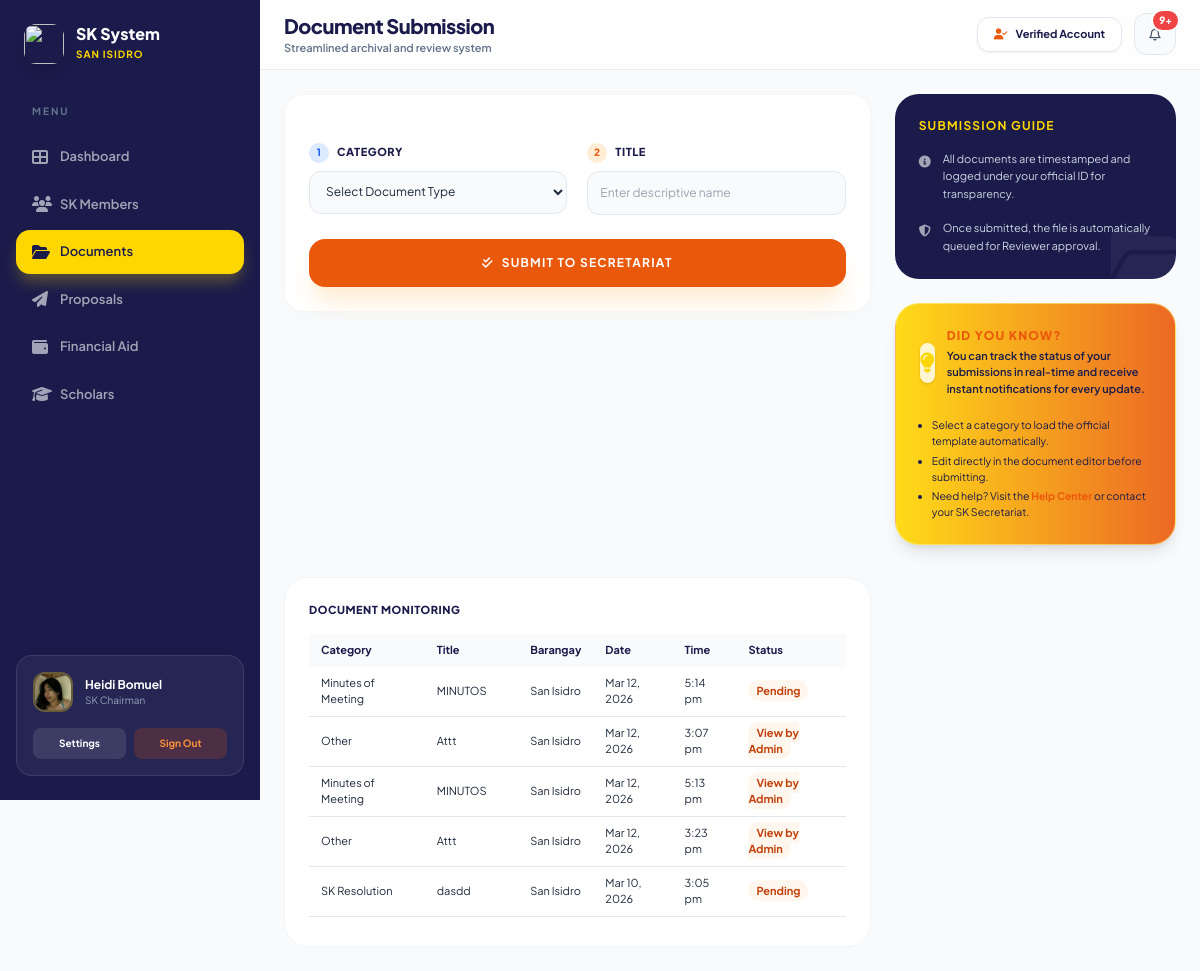
The page /php/document_submissions.php (signed in) on the database its author committed.
### tables this page shows
CREATE TABLE `users` (
  `id` int(11) NOT NULL,
  `role` varchar(50) NOT NULL,
  `surname` varchar(255) NOT NULL,
  `firstname` varchar(255) NOT NULL,
  `middlename` varchar(255) DEFAULT NULL,
  `email` varchar(255) NOT NULL,
  `mobile` varchar(15) DEFAULT NULL,
  `password` varchar(255) NOT NULL,
  `profile_photo` varchar(255) DEFAULT NULL,
  `id_document` varchar(255) DEFAULT NULL,
  `barangay` varchar(255) NOT NULL,
  `gender` varchar(20) DEFAULT NULL,
  `dob` date DEFAULT NULL,
  `civil_status` varchar(50) DEFAULT NULL,
  `position` varchar(255) DEFAULT NULL,
  `term_start` date DEFAULT NULL,
  `district` varchar(255) DEFAULT NULL,
  `house_no` varchar(50) DEFAULT NULL,
  `street` varchar(255) DEFAULT NULL,
  `purok` varchar(255) DEFAULT NULL,
  `municipality` varchar(255) DEFAULT NULL,
  `province` varchar(255) DEFAULT NULL,
  `complete_address` text DEFAULT NULL,
  `household_no` varchar(50) DEFAULT NULL,
  `occupation` varchar(255) DEFAULT NULL,
  `income_bracket` varchar(50) DEFAULT NULL,
  `status` varchar(20) NOT NULL DEFAULT 'pending',
  `created_at` timestamp NOT NULL DEFAULT current_timestamp()
);

CREATE TABLE `document_submissions` (
  `id` int(11) NOT NULL,
  `user_id` int(11) NOT NULL,
  `barangay` varchar(100) NOT NULL,
  `document_category` enum('Minutes of Meeting','SK Resolution','Disbursement File','Project Proposal','Other') NOT NULL,
  `title` varchar(255) NOT NULL,
  `file_path` varchar(255) NOT NULL,
  `status` varchar(250) NOT NULL DEFAULT 'Pending',
  `submitted_at` timestamp NOT NULL DEFAULT current_timestamp(),
  `updated_at` timestamp NOT NULL DEFAULT current_timestamp() ON UPDATE current_timestamp()
);

### php/document_submissions.php (the view, shortened to what this page needs)
<?php
global $conn;
$user_id  = $_SESSION['user_id'];
$fullname = $_SESSION['fullname'];
$sql  = "SELECT barangay, position, profile_photo, email FROM users WHERE id = ?";
$stmt = $conn->prepare($sql);
$stmt->bind_param("i", $user_id);
$stmt->execute();
$stmt->bind_result($barangay, $position, $profile_photo, $user_email);
$profilePath = $profile_photo ? "uploads/profiles/" . basename($profile_photo) : "uploads/profiles/default-avatar.png";
$logoPath = "../sk_logo.png";
if (strcasecmp($barangay, 'Suba') === 0) { $logoPath = "../sk_suba.jpg"; }
elseif (strcasecmp($barangay, 'San Isidro') === 0) { $logoPath = "../sk_sanisidro.jpg"; }
$unread_count_sql = "SELECT COUNT(*) AS unread_count FROM sk_notifications WHERE (is_read = 0 AND email = ?) OR (is_read = 0 AND barangay = ? AND position = ?) OR (is_read = 0 AND barangay = ? AND position IS NULL) OR (is_read = 0 AND email IS NULL AND barangay IS NULL AND position = ?)";
$stmt_count = $conn->prepare($unread_count_sql);
$stmt_count->bind_param("sssss", $user_email, $barangay, $position, $barangay, $position);
$stmt_count->execute();
$unread_count = $stmt_count->get_result()->fetch_assoc()['unread_count'] ?? 0;
?>
<!DOCTYPE html>
<html lang="en">
<head>
    <script src="https://cdn.tailwindcss.com"></script>
    <link rel="stylesheet" href="https://cdnjs.cloudflare.com/ajax/libs/font-awesome/6.5.2/css/all.min.css">
</head>
<body>
<div class="app-wrapper">
    <aside class="sidebar" id="sidebar">
        <div class="flex items-center gap-3 mb-10 px-2">
            <img src="<?= htmlspecialchars($logoPath) ?>" class="w-10 h-10 rounded-xl shadow-lg object-cover">
            <div>
                <h2 class="font-extrabold text-white text-base leading-tight">SK System</h2>
                <span class="text-[10px] text-[#FFD700] font-bold uppercase tracking-widest"><?= htmlspecialchars($barangay) ?></span>
            </div>
        </div>
        <nav class="flex-grow">
            <p class="text-[10px] font-bold text-slate-500 uppercase tracking-[0.2em] mb-4 px-4">Menu</p>
            <a href="sk_dashboard.php" class="nav-link">
                <i class="fas fa-th-large"></i> Dashboard
            </a>
            <?php if (strcasecmp($position, 'SK Treasurer') === 0): ?>
                <a href="financial_aid_tre.php" class="nav-link"><i class="fas fa-wallet"></i> Financial Aid</a>
                <a href="scholarship_list_tre.php" class="nav-link"><i class="fas fa-graduation-cap"></i> Scholars</a>
            <?php elseif (strcasecmp($position, 'SK Secretary') === 0): ?>
                <a href="document_submissions_sec.php" class="nav-link active"><i class="fas fa-folder-open"></i> Documents</a>
                <a href="submit_proposal_sec.php" class="nav-link"><i class="fas fa-paper-plane"></i> Proposals</a>
            <?php else: ?>
                <a href="sk_list.php" class="nav-link"><i class="fas fa-users"></i> SK Members</a>
                <a href="document_submissions.php" class="nav-link active"><i class="fas fa-folder-open"></i> Documents</a>
                <a href="submit_proposal.php" class="nav-link"><i class="fas fa-paper-plane"></i> Proposals</a>
                <a href="financial_aid.php" class="nav-link"><i class="fas fa-wallet"></i> Financial Aid</a>
                <a href="scholarship_list.php" class="nav-link"><i class="fas fa-graduation-cap"></i> Scholars</a>
            <?php endif; ?>
        </nav>
        <div class="mt-auto bg-white/5 rounded-2xl p-4 border border-white/10">
            <div class="flex items-center gap-3 mb-4">
                <img src="<?= htmlspecialchars($profilePath) ?>" class="w-10 h-10 rounded-xl object-cover border-2 border-[#FFD700]/30">
                <div class="overflow-hidden">
                    <p class="text-xs font-bold text-white truncate"><?= htmlspecialchars($fullname) ?></p>
                    <p class="text-[10px] text-slate-400 truncate"><?= htmlspecialchars($position) ?></p>
                </div>
            </div>
            <div class="flex gap-2">
                <a href="settings.php" class="flex-1 text-center py-2 bg-white/10 rounded-lg text-[10px] text-white font-bold hover:bg-white/20 transition">Settings</a>
                <a href="login.php" class="flex-1 text-center py-2 bg-orange-600/20 rounded-lg text-[10px] text-orange-400 font-bold hover:bg-orange-600/30 transition">Sign Out</a>
            </div>
        </div>
    </aside>
    <div class="main-container">
        <header class="sticky-header">
            <div class="flex items-center gap-4">
                <div class="header-title-wrapper">
                    <h1 class="font-extrabold text-[#1B1B4B] text-xl tracking-tight">Document Submission</h1>
                    <p class="text-[11px] text-slate-500 font-semibold">Streamlined archival and review system</p>
                </div>
            </div>
            <div class="flex items-center gap-3">
                <div class="hidden sm:flex bg-white px-4 py-2 rounded-xl shadow-sm border border-slate-200 text-[11px] font-bold text-[#1B1B4B] items-center">
                    <i class="fas fa-user-check mr-2 text-[#ea580c]"></i> Verified Account
                </div>
                <button id="notificationBtn" class="notif-btn">
                    <i class="fa-regular fa-bell text-slate-600"></i>
                    <?php if($unread_count > 0): ?>
                        <span class="notif-badge"><?= $unread_count > 9 ? '9+' : $unread_count ?></span>
                    <?php endif; ?>
                </button>
            </div>
        </header>
        <main class="main-content">
            <div class="grid grid-cols-1 lg:grid-cols-3 gap-6">
                <div class="lg:col-span-2 space-y-6">
                    <div class="content-card">
                        <form action="document_submissions.php" method="POST" id="mainSubmitForm" class="space-y-6">
                            <div class="grid grid-cols-1 md:grid-cols-2 gap-5">
                                <div class="space-y-2">
                                    <label class="text-[11px] font-extrabold text-[#1B1B4B] uppercase tracking-wider flex items-center">
                                        <span class="step-badge bg-blue-100 text-blue-600">1</span> Category
                                    </label>
                                    <select id="document_type" name="document_type" required onchange="loadTemplate()"
                                            class="w-full p-3 bg-slate-50 outline-none focus:ring-2 focus:ring-[#FFD700] transition">
                                        <option value="" disabled selected>Select Document Type</option>
                                    </select>
                                </div>
                                <div class="space-y-2">
                                    <label class="text-[11px] font-extrabold text-[#1B1B4B] uppercase tracking-wider flex items-center">
                                        <span class="step-badge bg-orange-100 text-orange-600">2</span> Title
                                    </label>
                                    <input type="text" name="title" required placeholder="Enter descriptive name"
                                           class="w-full p-3 bg-slate-50 outline-none focus:ring-2 focus:ring-[#FFD700] transition">
                                </div>
                            </div>
                            <button type="button" id="submitBtn" onclick="handleSubmit()" class="btn-primary w-full py-4 rounded-2xl font-bold text-xs uppercase tracking-widest shadow-xl shadow-orange-100 flex items-center justify-center gap-2">
                                <i class="fas fa-check-double"></i> Submit to Secretariat
                            </button>
                        </form>
                    </div>
                </div>
                <div class="space-y-6">
                    <div class="bg-[#1B1B4B] rounded-3xl p-6 text-white overflow-hidden relative">
                        <div class="relative z-10">
                            <h4 class="text-xs font-bold uppercase tracking-widest text-[#FFD700] mb-4">Submission Guide</h4>
                            <div class="space-y-4">
                                <div class="flex gap-3">
                                    <i class="fas fa-info-circle text-xs mt-1 opacity-60"></i>
                                    <p class="text-[11px] leading-relaxed text-slate-300">All documents are timestamped and logged under your official ID for transparency.</p>
                                </div>
                                <div class="flex gap-3">
                                    <i class="fas fa-shield-alt text-xs mt-1 opacity-60"></i>
                                    <p class="text-[11px] leading-relaxed text-slate-300">Once submitted, the file is automatically queued for Reviewer approval.</p>
                                </div>
                            </div>
                        </div>
                        <i class="fas fa-folder-open absolute -bottom-4 -right-4 text-7xl text-white opacity-5"></i>
                    </div>
                    <div class="bg-gradient-to-r from-[#FFD700]/90 to-[#ea580c]/90 rounded-3xl p-6 shadow-lg flex flex-col gap-3 text-[#1B1B4B] border border-yellow-200/60">
                        <div class="flex items-center gap-3 mb-2">
                            <div class="w-10 h-10 rounded-xl bg-white/80 flex items-center justify-center shadow text-[#FFD700] text-xl">
                                <i class="fas fa-lightbulb"></i>
                            </div>
                            <div>
                                <h4 class="text-xs font-extrabold uppercase tracking-widest text-[#ea580c] mb-1">Did you know?</h4>
                                <p class="text-[11px] font-semibold text-[#1B1B4B]">You can track the status of your submissions in real-time and receive instant notifications for every update.</p>
                            </div>
                        </div>
                        <ul class="text-[10.5px] text-[#1B1B4B] pl-3 list-disc space-y-1">
                            <li>Select a category to load the official template automatically.</li>
                            <li>Edit directly in the document editor before submitting.</li>
                            <li>Need help? Visit the <span class="font-bold text-[#ea580c]">Help Center</span> or contact your SK Secretariat.</li>
                        </ul>
                    </div>
                </div>
                <div class="lg:col-span-2 mt-2">
                    <div class="bg-white border border-slate-100 rounded-3xl p-6">
                        <h4 class="text-[11px] font-extrabold text-[#1B1B4B] uppercase mb-4 tracking-wider">Document Monitoring</h4>
                        <div class="overflow-x-auto">
                            <div class="max-h-72 overflow-y-auto custom-scrollbar">
                                <table class="min-w-full text-[11px]">
                                <thead>
                                    <tr class="bg-slate-50">
                                        <th class="px-3 py-2 text-left font-bold text-[#1B1B4B]">Category</th>
                                        <th class="px-3 py-2 text-left font-bold text-[#1B1B4B]">Title</th>
                                        <th class="px-3 py-2 text-left font-bold text-[#1B1B4B]">Barangay</th>
                                        <th class="px-3 py-2 text-left font-bold text-[#1B1B4B]">Date</th>
                                        <th class="px-3 py-2 text-left font-bold text-[#1B1B4B]">Time</th>
                                        <th class="px-3 py-2 text-left font-bold text-[#1B1B4B]">Status</th>
                                    </tr>
                                </thead>
                                <tbody>
                                    <?php
                                    $monitor_sql = "SELECT document_category, title, barangay, updated_at, status, submitted_at FROM document_submissions WHERE barangay = ? ORDER BY updated_at DESC";
                                    $stmt_monitor = $conn->prepare($monitor_sql);
                                    $stmt_monitor->bind_param("s", $barangay);
                                    $stmt_monitor->execute();
                                    $result_monitor = $stmt_monitor->get_result();
                                    if ($result_monitor->num_rows > 0) {
                                        while ($row = $result_monitor->fetch_assoc()) {
                                            echo '<tr class="border-b">';
                                            echo '<td class="px-3 py-2">' . htmlspecialchars($row['document_category']) . '</td>';
                                            echo '<td class="px-3 py-2">' . htmlspecialchars($row['title']) . '</td>';
                                            echo '<td class="px-3 py-2">' . htmlspecialchars($row['barangay']) . '</td>';
                                            $date = $row['updated_at'] ? date('M d, Y', strtotime($row['updated_at'])) : '';
                                            echo '<td class="px-3 py-2">' . htmlspecialchars($date) . '</td>';
                                            $time = $row['submitted_at'] ? date('g:i a', strtotime($row['submitted_at'])) : '';
                                            echo '<td class="px-3 py-2">' . htmlspecialchars($time) . '</td>';
                                            $status = $row['status'];
                                            $statusColor = $status === 'Approved' ? 'bg-emerald-50 text-emerald-700' : ($status === 'Viewed' ? 'bg-blue-50 text-blue-700' : 'bg-orange-50 text-orange-700');
                                            echo '<td class="px-3 py-2"><span class="rounded-xl px-2 py-1 font-bold ' . $statusColor . '">' . htmlspecialchars($status) . '</span></td>';
                                            echo '</tr>';
                                        }
                                    } else {
                                        echo '<tr><td colspan="6" class="px-3 py-2 text-slate-400 text-center">No submissions found.</td></tr>';
                                    }
                                    ?>
                                </tbody>
                            </table>
                            </div>
                        </div>
                    </div>
                </div>
            </div>
        </main>
    </div>
</div>
</body>
</html>

### rows shown on the page
users: barangay "SAN ISIDRO", profile_photo (picture), position "SK Chairman"
document_submissions: document_category "Minutes of Meeting", title "MINUTOS", barangay "San Isidro", updated_at "Mar 12, 2026", submitted_at "5:14 pm", status "Pending"
document_submissions: document_category "Other", title "Attt", barangay "San Isidro", updated_at "Mar 12, 2026", submitted_at "3:07 pm", status "View by Admin"
document_submissions: document_category "Minutes of Meeting", title "MINUTOS", barangay "San Isidro", updated_at "Mar 12, 2026", submitted_at "5:13 pm", status "View by Admin"
document_submissions: document_category "Other", title "Attt", barangay "San Isidro", updated_at "Mar 12, 2026", submitted_at "3:23 pm", status "View by Admin"
document_submissions: document_category "SK Resolution", title "dasdd", barangay "San Isidro", updated_at "Mar 10, 2026", submitted_at "3:05 pm", status "Pending"

### other values the page prints
$fullname "Heidi Bomuel"
